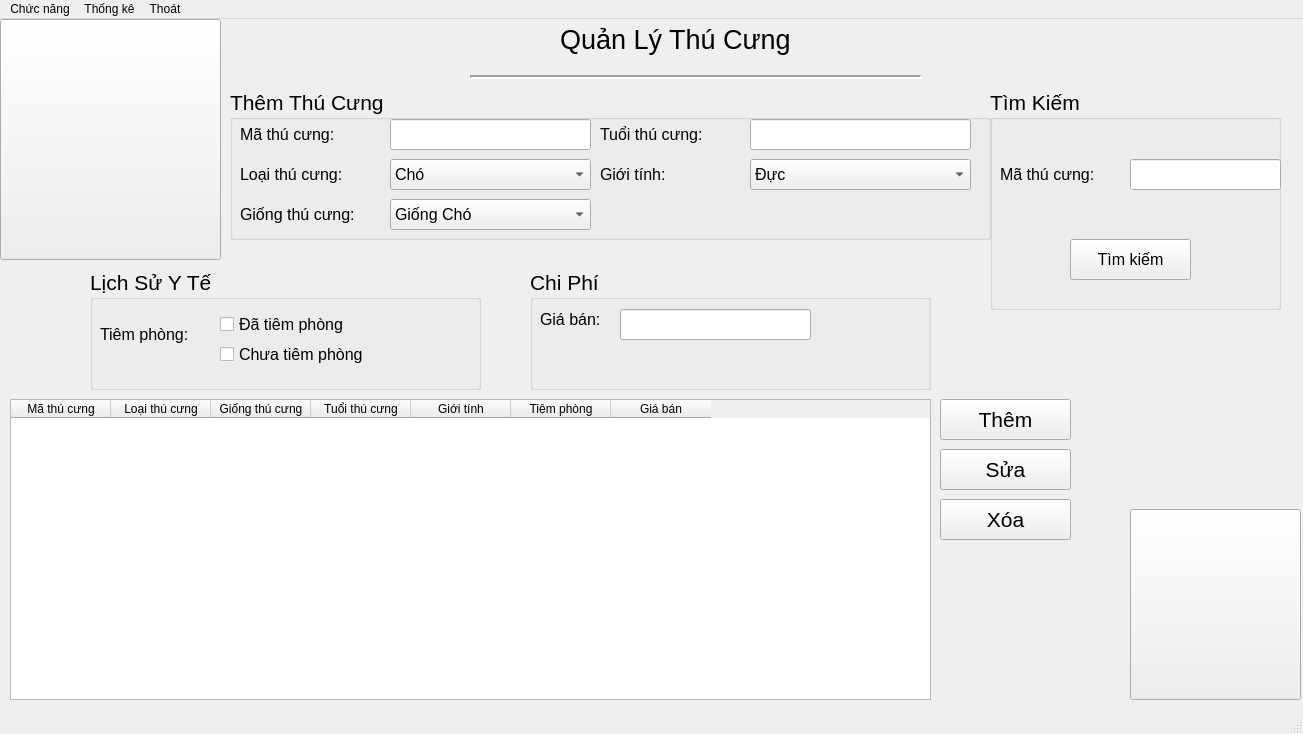
<?xml version="1.0" encoding="UTF-8"?>
<ui version="4.0">
 <class>MainWindow</class>
 <widget class="QMainWindow" name="MainWindow">
  <property name="geometry">
   <rect>
    <x>0</x>
    <y>0</y>
    <width>1303</width>
    <height>734</height>
   </rect>
  </property>
  <property name="windowTitle">
   <string>MainWindow</string>
  </property>
  <widget class="QWidget" name="centralwidget">
   <widget class="QLabel" name="label">
    <property name="geometry">
     <rect>
      <x>560</x>
      <y>0</y>
      <width>271</width>
      <height>41</height>
     </rect>
    </property>
    <property name="font">
     <font>
      <pointsize>20</pointsize>
     </font>
    </property>
    <property name="text">
     <string>Quản Lý Thú Cưng</string>
    </property>
   </widget>
   <widget class="Line" name="line_2">
    <property name="geometry">
     <rect>
      <x>470</x>
      <y>50</y>
      <width>451</width>
      <height>16</height>
     </rect>
    </property>
    <property name="lineWidth">
     <number>2</number>
    </property>
    <property name="orientation">
     <enum>Qt::Horizontal</enum>
    </property>
   </widget>
   <widget class="QGroupBox" name="groupBox">
    <property name="geometry">
     <rect>
      <x>230</x>
      <y>70</y>
      <width>761</width>
      <height>151</height>
     </rect>
    </property>
    <property name="font">
     <font>
      <pointsize>16</pointsize>
     </font>
    </property>
    <property name="title">
     <string>Thêm Thú Cưng</string>
    </property>
    <widget class="QLabel" name="label_3">
     <property name="geometry">
      <rect>
       <x>10</x>
       <y>30</y>
       <width>131</width>
       <height>31</height>
      </rect>
     </property>
     <property name="font">
      <font>
       <pointsize>12</pointsize>
      </font>
     </property>
     <property name="text">
      <string>Mã thú cưng:</string>
     </property>
    </widget>
    <widget class="QLabel" name="label_4">
     <property name="geometry">
      <rect>
       <x>10</x>
       <y>70</y>
       <width>131</width>
       <height>31</height>
      </rect>
     </property>
     <property name="font">
      <font>
       <pointsize>12</pointsize>
      </font>
     </property>
     <property name="text">
      <string>Loại thú cưng:</string>
     </property>
    </widget>
    <widget class="QLabel" name="label_6">
     <property name="geometry">
      <rect>
       <x>370</x>
       <y>30</y>
       <width>131</width>
       <height>31</height>
      </rect>
     </property>
     <property name="font">
      <font>
       <pointsize>12</pointsize>
      </font>
     </property>
     <property name="text">
      <string>Tuổi thú cưng:</string>
     </property>
    </widget>
    <widget class="QLabel" name="label_7">
     <property name="geometry">
      <rect>
       <x>370</x>
       <y>70</y>
       <width>131</width>
       <height>31</height>
      </rect>
     </property>
     <property name="font">
      <font>
       <pointsize>12</pointsize>
      </font>
     </property>
     <property name="text">
      <string>Giới tính:</string>
     </property>
    </widget>
    <widget class="QLineEdit" name="tb_t">
     <property name="geometry">
      <rect>
       <x>520</x>
       <y>30</y>
       <width>221</width>
       <height>31</height>
      </rect>
     </property>
     <property name="font">
      <font>
       <pointsize>10</pointsize>
      </font>
     </property>
    </widget>
    <widget class="QLineEdit" name="tb_m">
     <property name="geometry">
      <rect>
       <x>160</x>
       <y>30</y>
       <width>201</width>
       <height>31</height>
      </rect>
     </property>
     <property name="font">
      <font>
       <pointsize>10</pointsize>
      </font>
     </property>
    </widget>
    <widget class="QLabel" name="label_5">
     <property name="geometry">
      <rect>
       <x>10</x>
       <y>110</y>
       <width>141</width>
       <height>31</height>
      </rect>
     </property>
     <property name="font">
      <font>
       <pointsize>12</pointsize>
      </font>
     </property>
     <property name="text">
      <string>Giống thú cưng:</string>
     </property>
    </widget>
    <widget class="QComboBox" name="cb_l">
     <property name="geometry">
      <rect>
       <x>160</x>
       <y>70</y>
       <width>201</width>
       <height>31</height>
      </rect>
     </property>
     <property name="font">
      <font>
       <pointsize>12</pointsize>
      </font>
     </property>
     <item>
      <property name="text">
       <string>Chó</string>
      </property>
     </item>
     <item>
      <property name="text">
       <string>Mèo</string>
      </property>
     </item>
    </widget>
    <widget class="QComboBox" name="cb_gt">
     <property name="geometry">
      <rect>
       <x>520</x>
       <y>70</y>
       <width>221</width>
       <height>31</height>
      </rect>
     </property>
     <property name="font">
      <font>
       <pointsize>12</pointsize>
      </font>
     </property>
     <item>
      <property name="text">
       <string>Đực</string>
      </property>
     </item>
     <item>
      <property name="text">
       <string>Cái</string>
      </property>
     </item>
    </widget>
    <widget class="QComboBox" name="cb_g">
     <property name="geometry">
      <rect>
       <x>160</x>
       <y>110</y>
       <width>201</width>
       <height>31</height>
      </rect>
     </property>
     <property name="font">
      <font>
       <pointsize>12</pointsize>
      </font>
     </property>
     <item>
      <property name="text">
       <string>Giống Chó</string>
      </property>
     </item>
     <item>
      <property name="text">
       <string>Poodle</string>
      </property>
     </item>
     <item>
      <property name="text">
       <string>Labrador Retriever</string>
      </property>
     </item>
     <item>
      <property name="text">
       <string>German Shepherd</string>
      </property>
     </item>
     <item>
      <property name="text">
       <string>Bulldog</string>
      </property>
     </item>
     <item>
      <property name="text">
       <string>Beagle</string>
      </property>
     </item>
     <item>
      <property name="text">
       <string>Giống Mèo</string>
      </property>
     </item>
     <item>
      <property name="text">
       <string>Persian</string>
      </property>
     </item>
     <item>
      <property name="text">
       <string>Maine Coon</string>
      </property>
     </item>
     <item>
      <property name="text">
       <string>Siamese</string>
      </property>
     </item>
     <item>
      <property name="text">
       <string>Bengal</string>
      </property>
     </item>
     <item>
      <property name="text">
       <string>Sphynx</string>
      </property>
     </item>
    </widget>
   </widget>
   <widget class="QGroupBox" name="groupBox_2">
    <property name="geometry">
     <rect>
      <x>90</x>
      <y>250</y>
      <width>391</width>
      <height>121</height>
     </rect>
    </property>
    <property name="font">
     <font>
      <pointsize>16</pointsize>
     </font>
    </property>
    <property name="title">
     <string>Lịch Sử Y Tế</string>
    </property>
    <widget class="QLabel" name="label_2">
     <property name="geometry">
      <rect>
       <x>10</x>
       <y>50</y>
       <width>111</width>
       <height>31</height>
      </rect>
     </property>
     <property name="font">
      <font>
       <pointsize>12</pointsize>
      </font>
     </property>
     <property name="text">
      <string>Tiêm phòng:</string>
     </property>
    </widget>
    <widget class="QCheckBox" name="ck_dt">
     <property name="geometry">
      <rect>
       <x>130</x>
       <y>40</y>
       <width>161</width>
       <height>31</height>
      </rect>
     </property>
     <property name="font">
      <font>
       <pointsize>12</pointsize>
      </font>
     </property>
     <property name="text">
      <string>Đã tiêm phòng</string>
     </property>
    </widget>
    <widget class="QCheckBox" name="ck_ct">
     <property name="geometry">
      <rect>
       <x>130</x>
       <y>70</y>
       <width>181</width>
       <height>31</height>
      </rect>
     </property>
     <property name="font">
      <font>
       <pointsize>12</pointsize>
      </font>
     </property>
     <property name="text">
      <string>Chưa tiêm phòng</string>
     </property>
    </widget>
   </widget>
   <widget class="QGroupBox" name="groupBox_3">
    <property name="geometry">
     <rect>
      <x>530</x>
      <y>250</y>
      <width>401</width>
      <height>121</height>
     </rect>
    </property>
    <property name="font">
     <font>
      <pointsize>16</pointsize>
     </font>
    </property>
    <property name="title">
     <string>Chi Phí</string>
    </property>
    <widget class="QLabel" name="label_13">
     <property name="geometry">
      <rect>
       <x>10</x>
       <y>40</y>
       <width>81</width>
       <height>21</height>
      </rect>
     </property>
     <property name="font">
      <font>
       <pointsize>12</pointsize>
      </font>
     </property>
     <property name="text">
      <string>Giá bán:</string>
     </property>
    </widget>
    <widget class="QLineEdit" name="tb_gb">
     <property name="geometry">
      <rect>
       <x>90</x>
       <y>40</y>
       <width>191</width>
       <height>31</height>
      </rect>
     </property>
    </widget>
   </widget>
   <widget class="QGroupBox" name="groupBox_4">
    <property name="geometry">
     <rect>
      <x>990</x>
      <y>70</y>
      <width>291</width>
      <height>221</height>
     </rect>
    </property>
    <property name="font">
     <font>
      <pointsize>16</pointsize>
     </font>
    </property>
    <property name="title">
     <string>Tìm Kiếm</string>
    </property>
    <widget class="QLabel" name="label_14">
     <property name="geometry">
      <rect>
       <x>10</x>
       <y>70</y>
       <width>121</width>
       <height>31</height>
      </rect>
     </property>
     <property name="font">
      <font>
       <pointsize>12</pointsize>
      </font>
     </property>
     <property name="text">
      <string>Mã thú cưng:</string>
     </property>
    </widget>
    <widget class="QLineEdit" name="tb_tk">
     <property name="geometry">
      <rect>
       <x>140</x>
       <y>70</y>
       <width>151</width>
       <height>31</height>
      </rect>
     </property>
    </widget>
    <widget class="QPushButton" name="bt_tk">
     <property name="geometry">
      <rect>
       <x>80</x>
       <y>150</y>
       <width>121</width>
       <height>41</height>
      </rect>
     </property>
     <property name="font">
      <font>
       <pointsize>12</pointsize>
      </font>
     </property>
     <property name="text">
      <string>Tìm kiếm</string>
     </property>
    </widget>
   </widget>
   <widget class="QPushButton" name="bt_t">
    <property name="geometry">
     <rect>
      <x>940</x>
      <y>380</y>
      <width>131</width>
      <height>41</height>
     </rect>
    </property>
    <property name="font">
     <font>
      <pointsize>16</pointsize>
     </font>
    </property>
    <property name="text">
     <string>Thêm</string>
    </property>
   </widget>
   <widget class="QPushButton" name="bt_s">
    <property name="geometry">
     <rect>
      <x>940</x>
      <y>430</y>
      <width>131</width>
      <height>41</height>
     </rect>
    </property>
    <property name="font">
     <font>
      <pointsize>16</pointsize>
     </font>
    </property>
    <property name="text">
     <string>Sửa</string>
    </property>
   </widget>
   <widget class="QPushButton" name="bt_x">
    <property name="geometry">
     <rect>
      <x>940</x>
      <y>480</y>
      <width>131</width>
      <height>41</height>
     </rect>
    </property>
    <property name="font">
     <font>
      <pointsize>16</pointsize>
     </font>
    </property>
    <property name="text">
     <string>Xóa</string>
    </property>
   </widget>
   <widget class="QTableWidget" name="tableWidget">
    <property name="geometry">
     <rect>
      <x>10</x>
      <y>380</y>
      <width>921</width>
      <height>301</height>
     </rect>
    </property>
    <property name="rowCount">
     <number>0</number>
    </property>
    <property name="columnCount">
     <number>7</number>
    </property>
    <attribute name="horizontalHeaderVisible">
     <bool>true</bool>
    </attribute>
    <attribute name="horizontalHeaderCascadingSectionResizes">
     <bool>false</bool>
    </attribute>
    <attribute name="horizontalHeaderHighlightSections">
     <bool>true</bool>
    </attribute>
    <column>
     <property name="text">
      <string>Mã thú cưng</string>
     </property>
    </column>
    <column>
     <property name="text">
      <string>Loại thú cưng</string>
     </property>
    </column>
    <column>
     <property name="text">
      <string>Giống thú cưng</string>
     </property>
    </column>
    <column>
     <property name="text">
      <string>Tuổi thú cưng</string>
     </property>
    </column>
    <column>
     <property name="text">
      <string>Giới tính</string>
     </property>
    </column>
    <column>
     <property name="text">
      <string>Tiêm phòng</string>
     </property>
    </column>
    <column>
     <property name="text">
      <string>Giá bán</string>
     </property>
    </column>
   </widget>
   <widget class="QPushButton" name="pushButton">
    <property name="geometry">
     <rect>
      <x>0</x>
      <y>0</y>
      <width>221</width>
      <height>241</height>
     </rect>
    </property>
    <property name="styleSheet">
     <string notr="true">border-image: url(:/logo/Pet Haven.png);</string>
    </property>
    <property name="text">
     <string/>
    </property>
   </widget>
   <widget class="QPushButton" name="pushButton_2">
    <property name="geometry">
     <rect>
      <x>1130</x>
      <y>490</y>
      <width>171</width>
      <height>191</height>
     </rect>
    </property>
    <property name="styleSheet">
     <string notr="true">border-image: url(:/logo/animals.png);</string>
    </property>
    <property name="text">
     <string/>
    </property>
   </widget>
  </widget>
  <widget class="QMenuBar" name="menubar">
   <property name="geometry">
    <rect>
     <x>0</x>
     <y>0</y>
     <width>1303</width>
     <height>21</height>
    </rect>
   </property>
   <widget class="QMenu" name="menuCh_c_n_ng">
    <property name="title">
     <string>Chức năng</string>
    </property>
    <addaction name="cn_qltc"/>
    <addaction name="cn_qldh"/>
    <addaction name="cn_qltk"/>
   </widget>
   <widget class="QMenu" name="mn_tk">
    <property name="title">
     <string>Thống kê</string>
    </property>
   </widget>
   <widget class="QMenu" name="mn_thoat">
    <property name="title">
     <string>Thoát</string>
    </property>
   </widget>
   <addaction name="menuCh_c_n_ng"/>
   <addaction name="mn_tk"/>
   <addaction name="mn_thoat"/>
  </widget>
  <widget class="QStatusBar" name="statusbar"/>
  <action name="cn_qltc">
   <property name="text">
    <string>QL Thu cung</string>
   </property>
  </action>
  <action name="cn_qldh">
   <property name="text">
    <string>QL Don hang</string>
   </property>
  </action>
  <action name="cn_qltk">
   <property name="text">
    <string>QL Tai khoan</string>
   </property>
  </action>
 </widget>
 <resources>
  <include location="logo0.qrc"/>
 </resources>
 <connections/>
</ui>
